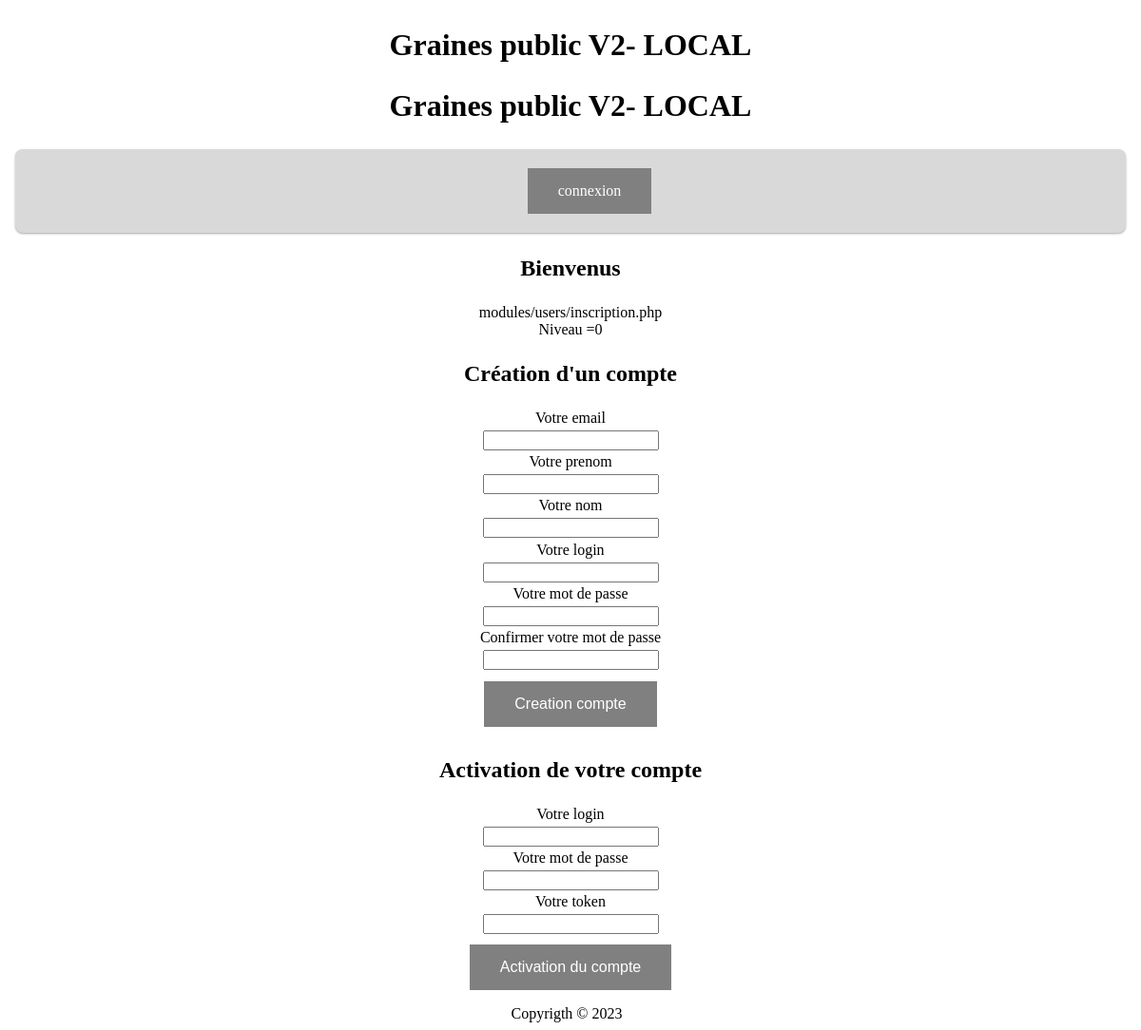
The page /index.php?idNav=4669482480 on the database its author committed.
### tables this page shows
CREATE TABLE `dataSite` (
  `idDataSite` int NOT NULL,
  `titre` varchar(50) NOT NULL,
  `sousTitre` varchar(100) NOT NULL,
  `description` varchar(255) NOT NULL,
  `titreHTML` varchar(120) NOT NULL DEFAULT '0'
);

CREATE TABLE `navigation` (
  `idNav` int NOT NULL,
  `nomNav` varchar(30) NOT NULL,
  `cheminNav` varchar(80) NOT NULL,
  `menuVisible` tinyint(1) NOT NULL,
  `zoneMenu` int NOT NULL,
  `ordre` tinyint NOT NULL,
  `niveau` tinyint(1) NOT NULL,
  `valide` tinyint(1) NOT NULL DEFAULT '1',
  `deroulant` tinyint NOT NULL DEFAULT '0',
  `targetRoute` varchar(22) NOT NULL DEFAULT '0',
  `idModule` int DEFAULT NULL
);

### index.php (called while the page is built, shortened)
<?php
include 'path.php';
include   $cheminFonctions.'fonctionsDB.php';
include   $cheminFonctions.'formFunction.php';
include   $cheminCorps.'kether.php';
include   $cheminCorps.'head.php';
include   $cheminCorps.'navHigh.php';
include   $cheminCorps.'main.php';
include   $cheminCorps.'foot.php';

### objets/RCUD.php (called while the page is built, shortened)
<?php
class RCUD {
  protected $serverName = "localhost:3306";
  protected $userName = "pillage";
  protected $password = "camille";
  protected $dbName = ["RoleTheDice1901", ""];
  private $sql;
  private $param;
  public function __construct($sql, $param) {
    $this->sql = $sql;
    $this->param = $param;
  }
  public function READ($type) {
    try {
      $conn = new PDO("mysql:host=$this->serverName;dbname=".$this->dbName[$type], $this->userName, $this->password);
      $conn->setAttribute(PDO::ATTR_ERRMODE, PDO::ERRMODE_EXCEPTION);
    } catch(PDOException $e) {
     echo "Error: " . $e->getMessage();
    }
    $data = $conn->prepare($this->sql);
    foreach ($this->param as $key) {
      $data->bindParam($key['prep'],$key['variable']);
    }
    $data->execute();
    $data->setFetchMode(PDO::FETCH_ASSOC);
    $dataTraiter = $data->fetchAll();
    return $dataTraiter;
  }
}

### objets/actionRCUD.php (called while the page is built, shortened)
<?php
class ActionDB {
  public static function select ($SQL, $Param, $type = 0) {
    $read = new RCUD($SQL, $Param);
    return $read->READ($type);
  }
}

### modules/dataSite/objets/getDataSite.php (called while the page is built)
<?php
class GetDataSite {
    public function getElementSite($fields, $tables, $conditionsClause) {
        $sql = new SelectRequest($fields, $tables, $conditionsClause);
        $select = $sql->requestSelect(0, '', 0);
        return ActionDB::select($select, []);
    }
}

### affichages/kether.php (called while the page is built, shortened)
<?php
require 'modules/dataSite/objets/getDataSite.php';
$fields = ['titre', 'sousTitre', 'description', 'titreHTML'];
$table = 'dataSite';
$condition = [['champs'=>'idDataSite', 'operator'=>'=', 'param'=>1]];
$dataSite = new PrintDataSite();
$dataSiteDB = $dataSite->getElementSite($fields, $table, $condition);
$title2 = $dataSiteDB[0]['sousTitre'];
$titleHeader = $dataSiteDB[0]['titreHTML'];

### modules/navigation/bandeau.php (called while the page is built)
<?php
  require 'modules/navigation/objets/getNavigation.php';
  require 'modules/navigation/objets/printNavigation.php';
  $readNav = new PrintNavigation();
  if(isset($_SESSION['role'])) {
      $dataNavBandeau = $readNav->getNav($_SESSION['role']);
  } else {
      $dataNavBandeau = $readNav->getNav(0);
  }
  $readNav->bandeauHaut($dataNavBandeau);

### modules/navigation/objets/getNavigation.php (called while the page is built, shortened)
<?php
Class GetNavigation {
  public function getNav($zoneMenu) {
    $select = "SELECT `nomNav`, `cheminNav`, `zoneMenu`, `ordre`, `niveau`, `valide`, `deroulant`, `targetRoute`
    FROM `navigation`
    WHERE `valide` = 1 AND `niveau` = :niveau AND `menuVisible` = 1 AND `zoneMenu` = 0
    ORDER BY `ordre`";
    $param = [['prep'=>':niveau', 'variable'=>$zoneMenu]];
    return ActionDB::select($select, $param);
  }
  public function getContenus($idNav) {
    $select = "SELECT  `cheminNav`,  `niveau`, `targetRoute` FROM `navigation` WHERE `targetRoute` = :targetRoute AND  `valide` = 1";
    $param = [['prep'=>':targetRoute', 'variable'=>$idNav]];
    return ActionDB::select($select, $param);
  }
}

### affichages/navHigh.php (the view)
<header>
  <div class="hautPage">
    <h1><?=$titleHeader?></h1>
    <h2><?=$title2?></h2>
  </div>
    <?php include   $cheminObjetsNavigation.'bandeau.php'; ?>
</header>

### modules/navigation/objets/printNavigation.php (shortened to what this page needs)
<?php
Class PrintNavigation extends GetNavigation {
  public function bandeauHaut($variable){
    echo '<nav class="nav"><ul class="navigationBandeau">';
      foreach ($variable as $key => $value) {
        if(($value['zoneMenu'] == 0)&&($value['deroulant'] == 0)) {
          echo '<li><a href="index.php?idNav='.$value['targetRoute'].'">'.$value['nomNav'].'</a></li>';
        }
      }
    echo '</ul></nav>';
  }
}

### affichages/main.php (shortened to what this page needs)
<?php
class ControlerAffichage {
  public static function idOrNot($data) {
    if(isset($_SESSION['login'])) {
      echo '<h3>Session de '.$_SESSION['login'].'</h3>';
    } else {
      echo '<h3>Bienvenus</h3>';
    }
  }
  public static function displayNav($data, $session) {
      function dev($route, $dev, $level) {
        if($dev){echo $route;
        echo '<br/>Niveau ='.$level;}
      }
      $dev = true;
      if (isset($data['idNav'])) {
          $idNav = filter($data['idNav']);
          $readNav = new PrintNavigation();
          $chemin = $readNav->getContenus($idNav);
          if (empty($chemin)) {
              deadEnd();
          } elseif ((empty($session)) && ($chemin[0]['niveau'] == 0)) {
              dev($chemin[0]['cheminNav'], $dev, $chemin[0]['niveau']);
              return $idNav;
          } elseif ((isset($session['role'])) && ($session['role'] == $chemin[0]['niveau'])) {
              dev($chemin[0]['cheminNav'], $dev, $chemin[0]['niveau']);
              include $chemin[0]['cheminNav'];
              return $idNav;
          } else {
              dev($chemin[0]['cheminNav'], $dev, $chemin[0]['niveau']);
              deadEnd();
          }
      } else {
          deadEnd();
      }
  }
}
echo '<main>';
  echo '<section>';
    ControlerAffichage::idOrNot($_SESSION);
  $idNav = ControlerAffichage::displayNav($_GET, $_SESSION);
echo '</section>';
echo '</main>';

### css/master.css (style rules this page uses)
:root { --main-background-color: grey; --main-background-MagicForm: #D9D9D9; --main-background-navBar: #D9D9D9; --main-border: none; --main-color: white; --main-padding: 15px 32px; --main-text-align: center; --main-text-decoration: none; --main-display: inline-block; --main-font-size: 16px; --main-cursor: pointer; --main-radius: 0.5em; --main-shadow: 2px 4px 5px 1px #151515; }
body { display: flex; flex-direction: column; min-height: 100vh; justify-content: space-between; }
header { text-align: center; }
main { flex:1; text-align: center; }
h1, h2 { font-size: 2em; }
h3 { font-size: 1.5em; }
a { text-decoration: none; }
.nav { box-shadow: rgba(0, 0, 0, 0.12) 0px 1px 3px, rgba(0, 0, 0, 0.24) 0px 1px 2px; background: var(--main-background-navBar); border-radius: var(--main-radius); border: 1px solid var(--main-color-interne); margin-left: 0.5em; margin-right: 0.5em; width: auto; padding: 0.25em; }
.hautPage { text-align: center; }
.navigationBandeau { list-style: none; display: flex; flex-direction: row; justify-content: space-evenly; align-items: center; }
.navigationBandeau li { padding-left: 0.5em; padding-right: 0.5em; margin-left: 1em; margin-right: 1em; text-align: center; }
a { background-color: var(--main-background-color); border: var(--main-border); color: var(--main-color); padding: var(--main-padding); text-align: var(--main-text-align); text-decoration: var(--main-text-decoration); display: var(--main-display); font-size: var(--main-font-size); cursor: var(--main-cursor); }

### rows shown on the page
datasite: titreHTML "Graines public V2- LOCAL", sousTitre "Graines public V2- LOCAL"
navigation: nomNav "connexion"
navigation: cheminNav "modules/users/inscription.php", niveau "0"

### other values the page prints
$value['message'] "Votre email"
$value['message'] "Votre prenom"
$value['message'] "Votre nom"
$value['message'] "Votre login"
$value['message'] "Votre mot de passe"
$value['message'] "Confirmer votre mot de passe"
$button "Creation compte Activation du compte"
$value['message'] "Votre token"
